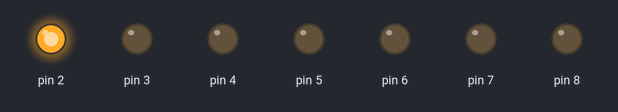
A sketch run on a simulated Arduino Uno, built with avr-gcc and run on an emulated ATmega328P. On the bench: output pins drawn as LEDs (lit = HIGH).

Above: at 0.05 s.
At 0.25 s:
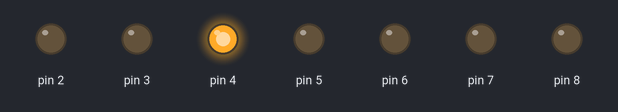
At 0.45 s:
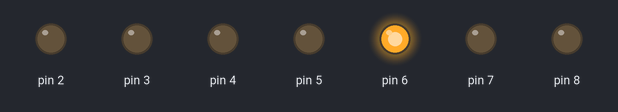
At 0.85 s:
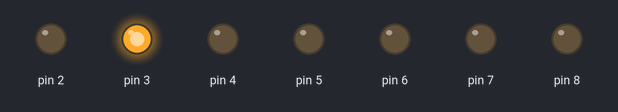
At 1.25 s:
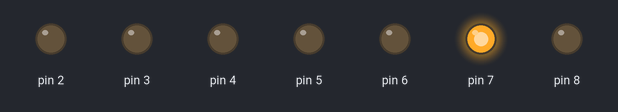
At 2.75 s:
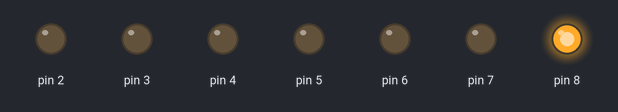
Timing chart, 0 to 3.0 s (numbered marks = the images above):
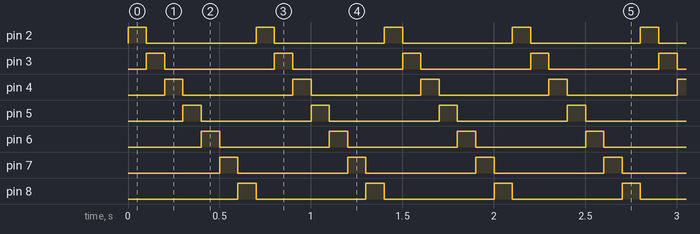

The sketch:

sketch_dec27a.ino
```cpp
int D = 100;

int C = HIGH;
int C1 = 0;
int C2 = 1;

int ctr = 2;

void setup() {
  pinMode(C1, OUTPUT);
  pinMode(C2, OUTPUT);
  for(int i = 2; i <= 8; i++) {
    pinMode(i, OUTPUT);
  }
}

void loop() {
  if(ctr > 8) { ctr = 2; }
  if(ctr < 2) { ctr = 8; };

  for(int i = 2; i <= 8; i++) {
    if(ctr == i) {
      digitalWrite(i, HIGH);
    } else {
      digitalWrite(i, LOW);
    }
  }
  ctr++;
  delay(D);
}
```

Measured:
- by itself, pin 2–8: alternates HIGH for 0.10 s and LOW for 0.60 s
- by itself, everything shown: repeats every 0.70 s, in 7 steps
